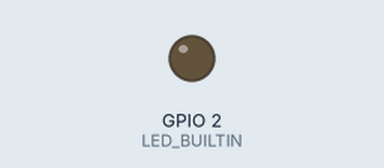
Simulated run of this program. Board: ESP32. On the bench: output pins drawn as LEDs (lit = HIGH). WiFi joins after 1.5 s; servers stay silent unless stated; storage starts empty; random numbers use the default seed unless the program sets one; what the program prints to the serial monitor is not drawn.

Above: at 0.05 s.
Timing chart, 0 to 13.0 s (numbered marks = the images above):
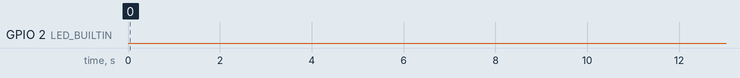

The program:

main.cpp
```cpp
#include <Arduino.h>
#include <freertos/FreeRTOS.h>
#include <freertos/task.h>

#include "simpleTasks.h"

// OTA y WiFi
#include "wifiFunctions.h"
IPAddress LOCAL_AP_ADD(192,168,5,1);
IPAddress GATEWAY(192,168,5,1);
IPAddress SUBNET(255,255,255,0);

simpleTasks simpleT;
static TaskHandle_t receiverHandler = NULL;
bool LedState = false;

wifiFunc myWifiFunctions;
const char* htmlPath = "/index.html";
const char* cssPath = "/style.css";

const int SENDER_1 = 10;
const int SENDER_2 = 20;

void wifiInit(){
  myWifiFunctions.setIPConfig(LOCAL_AP_ADD, GATEWAY, SUBNET);
  myWifiFunctions.begin("mi ESP", NULL, htmlPath, cssPath);
  //myWifiFunctions.loadHTMLFile(htmlPath);
  //myWifiFunctions.loadCSSFile(cssPath);
  myWifiFunctions.OverTheAirUpdate();

}

void sender1(void * param){
  while(true){
    LedState = !LedState;
    // Notificar al receiver
    xTaskNotify(receiverHandler, SENDER_1, eSetValueWithOverwrite);
    vTaskDelay(pdMS_TO_TICKS(5000));
  }
}

void sender2(void * param){
  while(true){
    // Notificar al receiver
    xTaskNotify(receiverHandler, SENDER_2, eSetValueWithOverwrite);
    vTaskDelay(pdMS_TO_TICKS(2000));
  }
}


void receiver(void *param){
  u_int sender;
  while(true){
    xTaskNotifyWait(0, 0, &sender, portMAX_DELAY);
    Serial.printf("Notificacion recibida de: %s\n",
              sender == SENDER_1? "sender 1": "sender 2");
    if(sender == SENDER_1) simpleT.changePinState(LED_BUILTIN, LedState);

  }
}


void task1(void *params){
  while(true){
    simpleT.task1((int)random(10));
    vTaskDelay(pdMS_TO_TICKS(1000));
  }

}
void task2(void *params){
  while(true){
    simpleT.task2((int)random(10));
    vTaskDelay(pdMS_TO_TICKS(4000));
  }

}


void setup() {
  Serial.begin(115200);
  pinMode(LED_BUILTIN, OUTPUT);
  digitalWrite(LED_BUILTIN, LedState);
  Serial.printf("Compilation: %s, %s\n", __DATE__, __TIME__);
  xTaskCreatePinnedToCore(task1, "Tarea 1", 2048, NULL, 1, NULL, 0);
  xTaskCreatePinnedToCore(task2, "Tarea 2", 2048, NULL, 1, NULL, 1);
  xTaskCreatePinnedToCore(receiver, "Receptor", 2048, NULL, 2, &receiverHandler, 0);
  xTaskCreatePinnedToCore(sender1, "Enviador", 2048, NULL, 1, NULL, 0);
  xTaskCreatePinnedToCore(sender2, "Enviador", 2048, NULL, 1, NULL, 1);
  wifiInit();

}

void loop() {


}
```

simpleTasks.cpp
```cpp
#include "simpleTasks.h"


void simpleTasks::task1(int number){
   Serial.printf("Reading temperature: %d from core %d\n", number, xPortGetCoreID());
}


void simpleTasks::task2(int number){
    Serial.printf("Reading humidity: %d from core %d\n", number, xPortGetCoreID());
}

void simpleTasks::changePinState(int pinNumber, bool state){
    digitalWrite(pinNumber, state);
}
```

simpleTasks.h
```cpp
#ifndef SIMPLETASKS_H
#define SIMPLETASKS_H

#include <Arduino.h>
#include <freertos/FreeRTOS.h>

class simpleTasks{
    public:
        void task1(int number);
        void task2(int number);
        void changePinState(int pinNumber, bool state);

};


#endif
```

wifiFunctions.cpp
```cpp
#include "Arduino.h"
#include <WiFi.h>
#include <ESPAsyncWebServer.h>
#include <AsyncElegantOTA.h>
#include "wifiFunctions.h"
#include <SPIFFS.h>

AsyncWebServer server(80);

void wifiFunc::setIPConfig(const IPAddress& ip, const IPAddress& gateway, const IPAddress& subnet){
  this-> ip = ip;
  this->gateway = gateway;
  this ->subnet = subnet;
}

void wifiFunc::begin(const char* ssid, const char* password, const char* htmlPath, const char* cssPath){

  if(!WiFi.softAPConfig(ip, gateway, subnet)){
    Serial.println("STA failed to configure");
  }

  WiFi.mode(WIFI_AP);
  WiFi.softAP(ssid, password);

  IPAddress myIP = WiFi.softAPIP();
  Serial.print(F("To upload, go to:"));
  Serial.print(WiFi.softAPIP());
  Serial.println(F("/update\n"));

  /*
  String mensaje = "<p>To upload new software, please go to: " + ip.toString() + "/update</p>";
  server.on("/", HTTP_GET, [mensaje](AsyncWebServerRequest * request) {
    request->send(200, "text/html", mensaje);
  });
  */
  if(!SPIFFS.begin()){
    Serial.println("Error al montar SPIFFS");
    String mensaje = "<p>To upload new software, please go to: " + ip.toString() + "/update</p>";
    server.on("/", HTTP_GET, [mensaje](AsyncWebServerRequest * request) {
    request->send(200, "text/html", mensaje);
  });

  }
  else{
    server.on("/", HTTP_GET, [htmlPath](AsyncWebServerRequest *request){
    request->send(SPIFFS, htmlPath, "text/html");
    });
    //Ruta a style.css
    server.on("/style.css", HTTP_GET, [cssPath](AsyncWebServerRequest * request){
    request->send(SPIFFS, cssPath,"text/css");
    });

  }

  server.begin();


}

void wifiFunc::OverTheAirUpdate()
{
  AsyncElegantOTA.begin(&server);    // Start ElegantOTA

}
```

wifiFunctions.h
```cpp
#ifndef WIFIFUNCTIONS_H
#define WIFIFUNCTIONS_H

class wifiFunc{
    public:
        void setIPConfig(const IPAddress& ip, const IPAddress& gateway, const IPAddress& subnet);
        void begin(const char* ssid, const char* password, const char* htmlPath, const char* cssPath);
        void OverTheAirUpdate();
    private:
        IPAddress ip;
        IPAddress gateway;
        IPAddress subnet;

};


#endif
```

Measured:
- by itself, GPIO 2 (LED_BUILTIN): LOW → HIGH at 110 s, → LOW 5.0 s later, → HIGH 5.0 s later, → LOW 5.0 s later, … (4 changes in this stretch)
